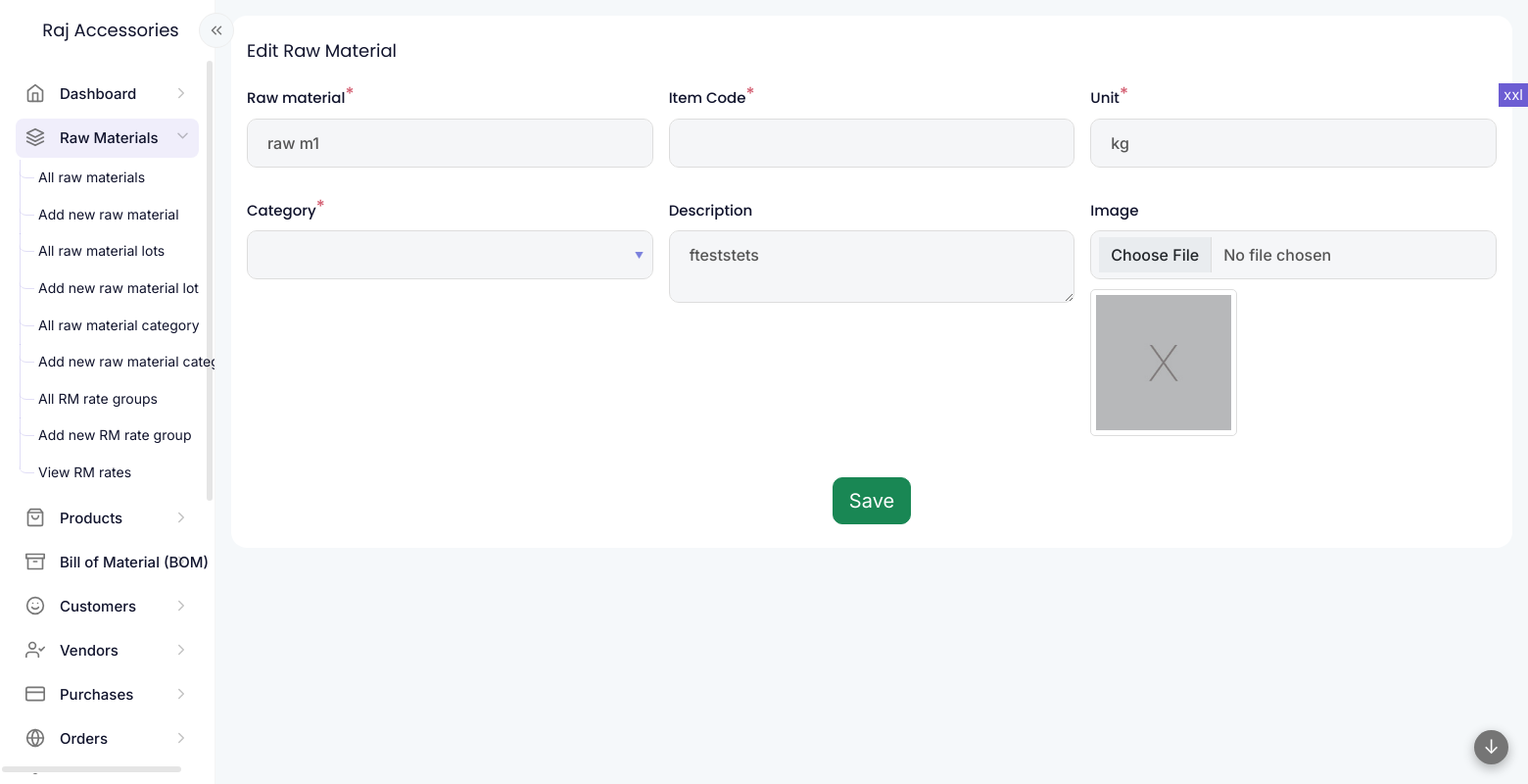
The app's page /modules/raw_materials/raw_material-form.php?id=11 (signed in), older data.
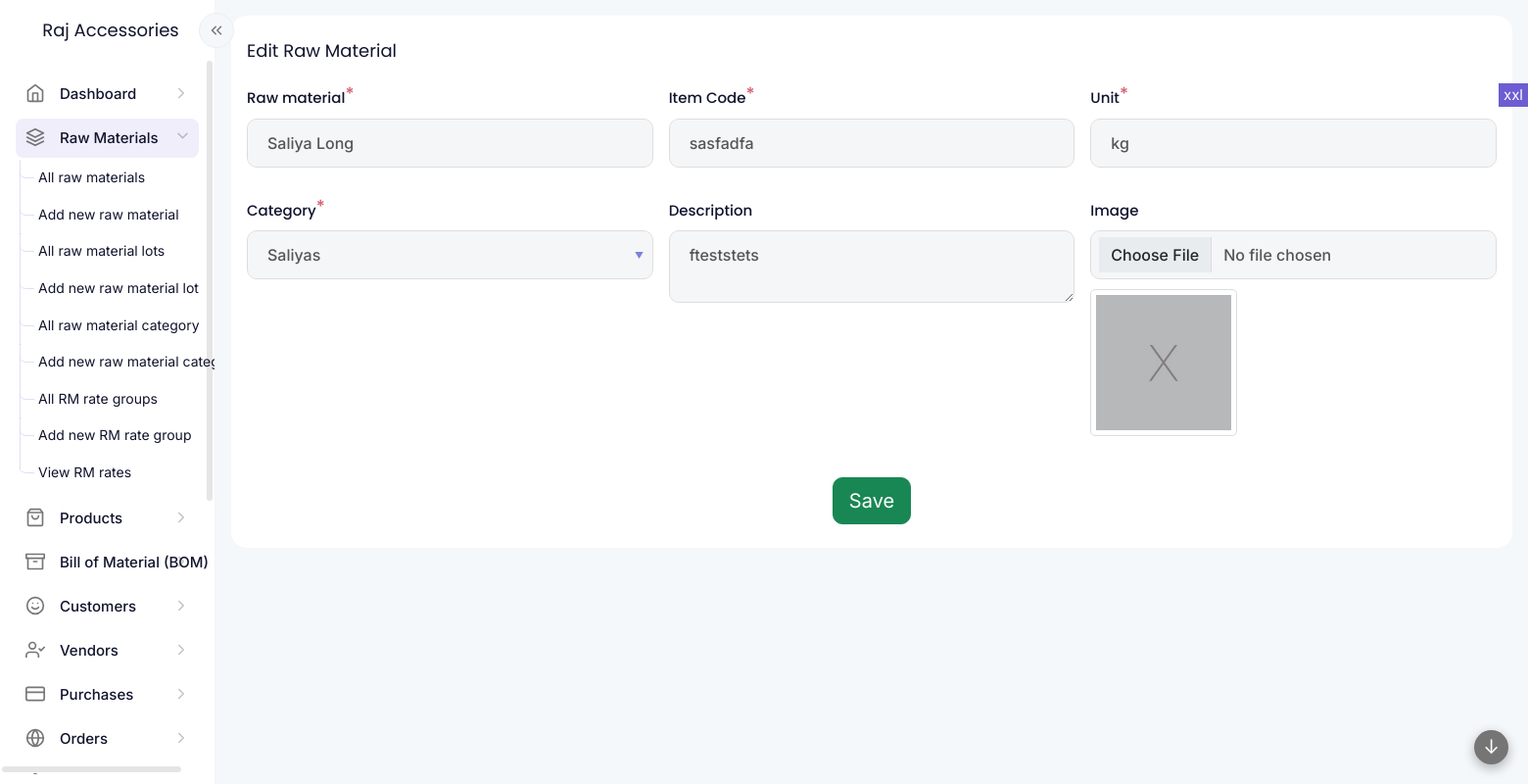
The same page, newer data.
### tables this page shows
CREATE TABLE IF NOT EXISTS `raw_materials` (
  `id` int NOT NULL AUTO_INCREMENT,
  `raw_material` varchar(255) DEFAULT NULL,
  `code` varchar(100) DEFAULT NULL,
  `unit` varchar(20) DEFAULT NULL,
  `description` text,
  `category` varchar(200) DEFAULT NULL,
  `image` int DEFAULT NULL,
  `auth_user` int DEFAULT NULL,
  `updated` int DEFAULT NULL,
  `created` varchar(35) DEFAULT NULL,
  PRIMARY KEY (`id`)
);

### lib/functions.php (the view, shortened to what the changed rows need)
<?php
function get_data($table, $query, $cols, $order = '', $limit = '')
{
    global $conn;
    if (is_numeric($query)) {
        $where = "id='" . $query . "'";
        $singlearr = true;
    } else {
        $where = $query;
        $singlearr = false;
    }
    $condition = ' ' . $where . ' ';
    $ret = [];
    $sql =
        ' SELECT ' .
        $cols .
        ' FROM ' .
        $table .
        ' ' .
        $condition .
        ' ' .
        $order .
        ' ' .
        $limit .
        ' ';
    $querystr = $conn->query($sql);
    $totrows = mysqli_num_rows($querystr);
    if ($totrows > 0) {
        $inc = 0;
        while ($result = mysqli_fetch_object($querystr)) {
            foreach ($result as $key => $value) {
                if ($singlearr) {
                    $ret[$key] = $value;
                } else {
                    $ret[$inc][$key] = $value;
                }
            }
            $inc = $inc + 1;
        }
    }
    return $ret;
}
function get_value($data, $key)
{
    if (isset($data[$key]) && is_array($data)) {
        return $data[$key];
    } else {
        return '';
    }
}
function select_attribute_options($arr, $sel)
{
    $ret = "<option value=''></option>";
    foreach ($arr as $key => $value) {
        $selected = '';
        if (is_array($sel)) {
            if (in_array($key, $sel)) {
                $selected = 'selected';
            }
        } else {
            if ($key == $sel) {
                $selected = 'selected';
            }
        }
        $ret .= "<option value='" . $key . "' " . $selected . " data-color='" . $value["color"] . "'>" . $value["attribute"] . "</option>";
    }
    return $ret;
}
function get_attributes_arr($cat)
{
    $colors = [
        'accent1',
        'accent2',
        'accent3',
        'warning',
        'info',
        'primary',
        'success',
        'danger'
    ];
    $arr = [];
    if ($cat != "") {
        $fetch_arr = fetch_data(["table" => "attributes", "columns" => "id, color, attribute, code", "condition" => " category = '" . $cat . "' AND active = 'yes' ", "order" => "attribute ASC", "limit" => ""]);
        foreach ($fetch_arr as $lk => $lv) {
            if ($lv["color"] == NULL || $lv["color"] == "") {
                $lv["color"] = $color = $colors[$lv["id"] % count($colors)];
            }
            $arr[$lv["id"]] = $lv;
        }
    }
    return $arr;
}

### common/functions.php (shortened to what the changed rows need)
<?php
function widget_start($title = "", $class = "", $widget_title_class = "", $widget_wrapper_class = "", $options = "", $widget_options_class = "")
{
    echo '<div class="widgetwrapper col d-flex align-items-start  px-2 py-0 ' . $class . ' ">
 <div class="widget container-fluid py-4 px-3 overhide ' . $widget_wrapper_class . '">';
}
function widget_end()
{
    echo "</div>
 </div>";
}
?>
<?php
function form_field($vars, $data)
{
    $s = "";
    if ($vars["type"] == "submit") {
        $s = '<div class="' . $vars["class"] . '">';
        $s .= '<input type="submit" name="' . $vars["key"] . '" value="' . $vars["name"] . '" class="btn btn-success btn-lg">';
        $s .= '</div>';
    }
    else {
        $show_as_field = true;
        if ($show_as_field) {
            $parent_class = "";
            $s = '<div class="' . $vars["class"] . ' ' . $parent_class . '"><label for="' . $vars["key"] . '" class="form-label">' . $vars["name"] . '';
            $required = (isset($vars["required"]) && $vars["required"] == true) ? true : false;
            if ($required) {
                $s .= '<sup>*</sup>';
            }
            $s .= '</label>';
        }
        if ($vars["type"] == "display") {
            $s .= '<div class="form-display" name="' . $vars["key"] . '" id="' . $vars["key"] . '">' . get_value($data, $vars["key"]) . '</div>';
        }
        else if ($vars["type"] == "text") {
            $s .= '<input type="text" class="form-control" name="' . $vars["key"] . '" id="' . $vars["key"] . '" value="' . get_value($data, $vars["key"]) . '" ' . ($required ? "required" : "") . '>';
            $s .= '<div class="invalid-feedback">Incorrect ' . $vars["name"] . ' value</div>';
        }
        else if ($vars["type"] == "hidden") {
            $s .= '<input type="hidden" class="form-control" name="' . $vars["key"] . '" id="' . $vars["key"] . '" value="' . get_value($data, $vars["key"]) . '" ' . '>';
        }
        else if ($vars["type"] == "textarea") {
            $s .= '<textarea class="form-control" name="' . $vars["key"] . '" id="' . $vars["key"] . '" ' . ($required ? "required" : "") . '>' . get_value($data, $vars["key"]) . '</textarea>';
            $s .= '<div class="invalid-feedback">Incorrect ' . $vars["name"] . ' value</div>';
        }
        else if ($vars["type"] == "select-attribute") {
            $s .= '<select class="form-control" name="' . $vars["key"] . '" id="' . $vars["key"] . '" ' . ($required ? "required" : "") . '>';
            $sel = get_value($data, $vars["key"]);
            $s .= select_attribute_options($vars["attributes"], $sel);
            $s .= '</select><div class="invalid-feedback">Incorrect ' . $vars["name"] . ' value</div>';
        }
        else if ($vars["type"] == "image-file") {
            $s .= '<input type="file" class="form-control" name="' . $vars["key"] . '" id="' . $vars["key"] . '" ' . ($required ? "required" : "") . '>';
            $s .= '<div class="invalid-feedback">Invalid ' . $vars["name"] . '</div>';
            if (isset($data[$vars["key"]])) {
                if (is_array($data[$vars["key"]]) && isset($data[$vars["key"]][0])) {
                    $imgarr = $data[$vars["key"]][0];
                    $urlpath = "";
                    $fullpath = $imgarr["name"];
                    $filetype = get_filetype($imgarr["type"]);
                    if ($filetype == "image" && isset($vars["display_size"]) && $vars["display_size"] != "") {
                        $urlpath = isset($imgarr[$vars["display_size"]]) ? $imgarr[$vars["display_size"]] : $imgarr["thumb"];
                    }
                    else {
                        $urlpath = "assets/images/file/" . $filetype . ".svg";
                    }
                    if (!file_exists(ROOT_DIR . "/" . $urlpath)) {
                        $urlpath = "assets/images/file/file.svg";
                    }
                    if (file_exists(ROOT_DIR . "/" . $fullpath)) {
                        $s .= "<div class='image-file-box'><a href='" . ROOT_PATH . "/" . $fullpath . "' target='_blank'><img src='" . ROOT_PATH . "/" . $urlpath . "' class='form-imgbox'></a>";
                        $s .= "<div class='delete-this-checkbox'>
                                    <input class='form-check-input delete' name='" . $vars["key"] . "-delete' value='" . $imgarr["id"] . "' id='delete-file-" . $imgarr["id"] . "' type='checkbox'>
                                    <label class='form-check-label' for='delete-file-" . $imgarr["id"] . "'>Delete</label>
                                </div><script> $('#delete-file-" . $imgarr["id"] . "').on('change', function() {
                                $(this).closest('.image-file-box').toggleClass('mark-delete', this.checked);
                                }); </script></div>";
                    }
                    else {
                        $s .= "<img src='" . ROOT_PATH . "/assets/images/notfound.jpg' class='form-imgbox'>";
                    }
                }
            }
        }
        if ($show_as_field) {
            $s .= '</div>';
        }
    }
    return $s;
}
function module_get_data($table, $id)
{
    $data = [];
    $data['mode'] = 'new';
    if ($id != "") {
        $get = get_data($table, 'WHERE id=' . $id . '', '*');
        if (sizeof($get) > 0) {
            $data = $get[0];
        }
        $data['mode'] = 'update';
    }
    return $data;
}
function fetch_data($vars)
{
    global $conn;
    $table = $vars["table"];
    $cols = $vars["columns"];
    $order = $vars["order"];
    $limit = $vars["limit"];
    $condition = $vars["condition"];
    if ($condition != "") {
        $condition = " WHERE " . $condition;
    }
    if (trim($order) != '') {
        if (strpos($order, " DESC") !== false || strpos($order, " ASC") !== false) {
            $order = ' ORDER BY ' . trim($order) . ' ';
        } else {
            $order = ' ORDER BY ' . trim($order) . ' ASC ';
        }
    }
    $ret = [];
    $sql = ' SELECT ' . $cols . ' FROM ' . $table . ' ' . $condition . ' ' . $order . ' ' . $limit . ' ';
    $querystr = $conn->query($sql);
    $totrows = mysqli_num_rows($querystr);
    if ($totrows > 0) {
        $inc = 0;
        while ($result = mysqli_fetch_object($querystr)) {
            foreach ($result as $key => $value) {
                $ret[$inc][$key] = $value;
            }
            $inc = $inc + 1;
        }
    }
    return $ret;
}

Row changes from the older to the newer data that the page shows:
changed raw_materials "kg": raw_material "raw m1" → "Saliya Long"; code (not shown) → "sasfadfa"
Text that changed along with them:
form field category: (not shown) → "Saliyas"
